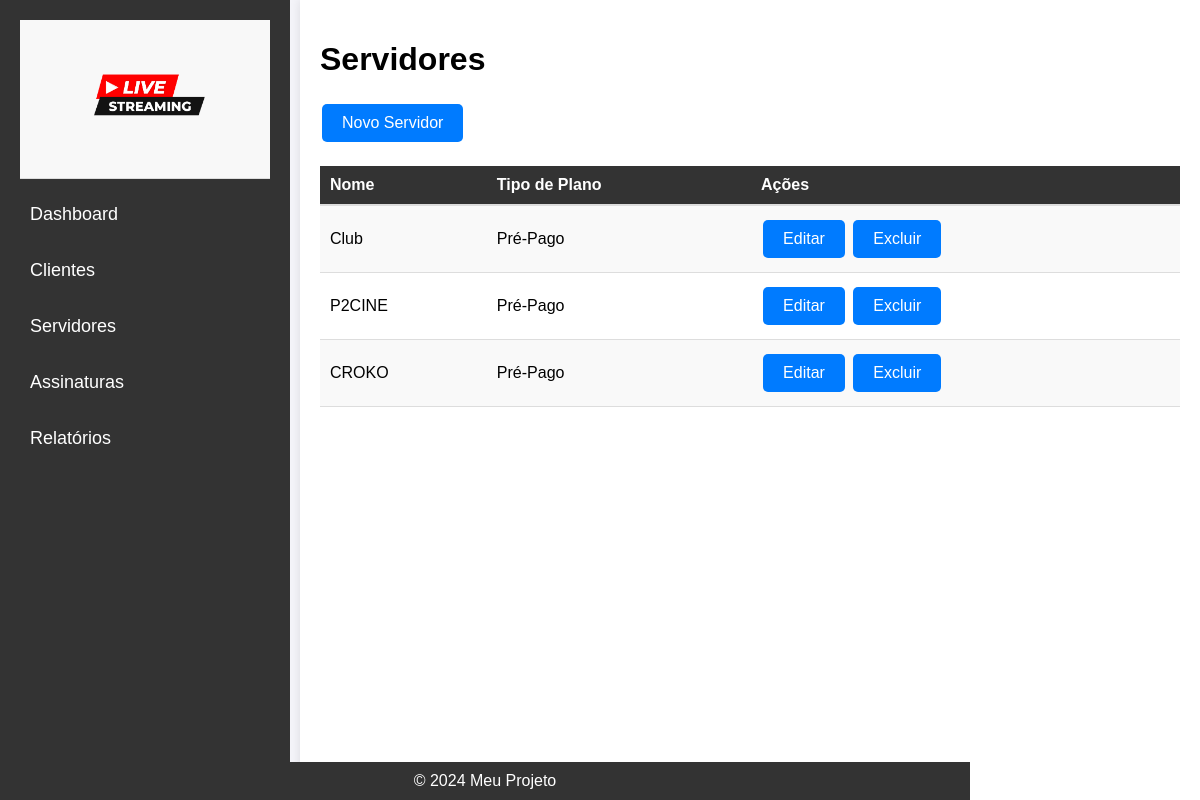
Screenshot of /servidores/ with the database file from the repository.
### servidores/models.py (models this page shows, shortened)
class Servidor(models.Model):
    nome = models.CharField(max_length=100)
    tipo_plano = models.CharField(max_length=100)
    observacao = models.TextField(null=True, blank=True)

### servidores/views.py (the view)
# urls.py: path('servidores/', ServidorListView.as_view(), name='servidores'),
class ServidorListView(ListView):
    model = Servidor
    template_name = 'servidores/servidor_list.html'

### servidores/templates/servidores/servidor_list.html (shortened to what this page needs)
{% extends "base.html" %}
{% block content %}
<h1>Servidores</h1>
<a href="{% url 'novo_servidor' %}" class="btn btn-primary">Novo Servidor</a>
<table>
    <thead>
        <tr>
            <th>Nome</th>
            <th>Tipo de Plano</th>
            <th>Ações</th>
        </tr>
    </thead>
    <tbody>
        {% for servidor in object_list %}
        <tr>
            <td>{{ servidor.nome }}</td>
            <td>{{ servidor.tipo_plano }}</td>
            <td>
                <a href="{% url 'editar_servidor' servidor.pk %}" class="btn btn-warning">Editar</a>
                <a href="{% url 'excluir_servidor' servidor.pk %}" class="btn btn-danger">Excluir</a>
            </td>
        </tr>
        {% empty %}
        <tr>
            <td colspan="3">Nenhum servidor encontrado.</td>
        </tr>
        {% endfor %}
    </tbody>
</table>
{% endblock %}

### static/css/style.css (style rules this page uses)
body { font-family: Arial, sans-serif; margin: 0; padding: 0; background-color: #f4f4f9; }
table { width: 100%; border-collapse: collapse; margin-top: 20px; }
table th, table td { padding: 10px; text-align: left; }
table thead { background-color: #333; color: #fff; }
table tbody tr:nth-child(odd) { background-color: #f9f9f9; }
table tbody tr:nth-child(even) { background-color: #fff; }
table th { border-bottom: 2px solid #ddd; }
table td { border-bottom: 1px solid #ddd; }
.btn { background-color: #007bff; color: white; border: none; padding: 10px 20px; text-align: center; text-decoration: none; display: inline-block; font-size: 16px; margin: 4px 2px; cursor: pointer; border-radius: 5px; }

### rows the page displays
Servidor: nome "Club", tipo_plano "Pré-Pago"
Servidor: nome "P2CINE", tipo_plano "Pré-Pago"
Servidor: nome "CROKO", tipo_plano "Pré-Pago"
